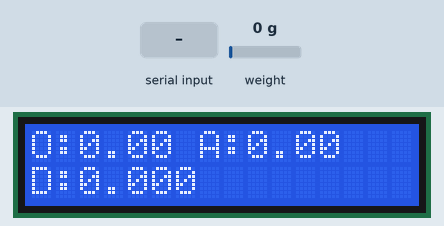
The sketch below on a simulated Arduino Uno, built with avr-gcc and run on an emulated ATmega328P. On the bench: 16×2 character LCD. The inputs (shaded band) are chosen by the test bench; at power-on: weight on the scale 0 g. What the sketch prints to the serial monitor is not drawn.

Above: at 2.7 s.
2.8 s: "TARE\n" received over Serial
At 5.7 s:
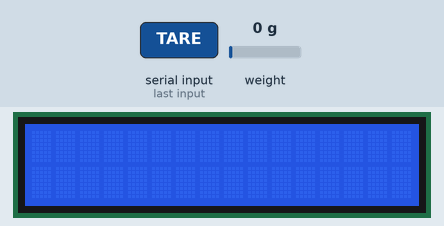
6.4 s: weight on the scale set to 100 g
At 7.4 s:
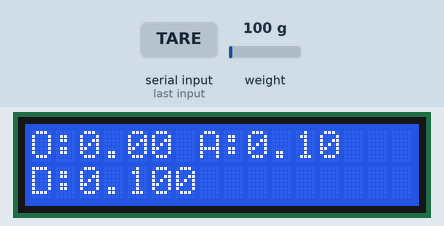
8.5 s: "OBJ:90\n" received over Serial
At 10.5 s:
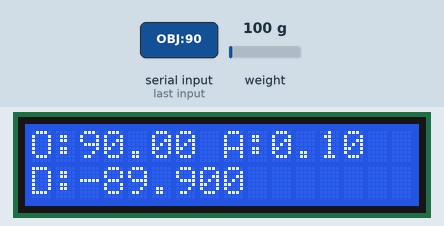
11.5 s: weight on the scale set to 1250 g
At 13.2 s:
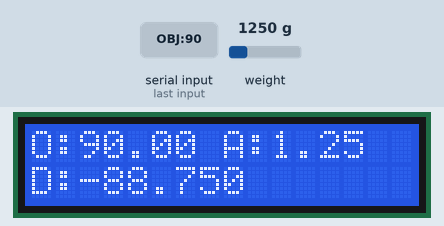
13.6 s: weight on the scale set to 2500 g
At 14.6 s:
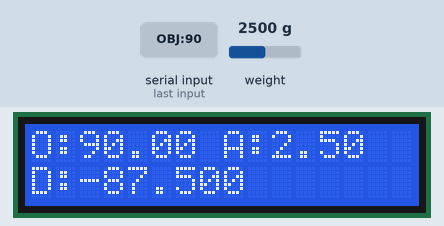
Timing chart, 0 to 16.6 s (numbered marks = the images above; inputs shaded):
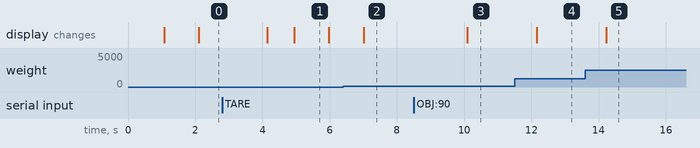

Measured:
- after the input at 2.8 s, the display: first changes after 1.3 s (image 1 shows a later state)
- after the input at 6.4 s, the display: changes after 0.61 s (image 2)
- after the input at 8.5 s, the display: changes after 1.6 s (image 3)
- after the input at 11.5 s, the display: changes after 0.66 s (image 4)
- after the input at 13.6 s, the display: changes after 0.62 s (image 5)
- what the display in image 1 shows lasts 1.1 s, from 4.9 s to 6.0 s

The sketch:

sketch_pesa_intnuev.ino
```cpp
#include <HX711.h>
#include <LiquidCrystal_I2C.h>

HX711 scale;
LiquidCrystal_I2C lcd(0x27, 16, 2);

float peso_actual = 0.0;
float peso_objetivo = 0.0;
float diferencia = 0.0;

// --- Calibración establecida ---
const float SCALE_VALOR = 98500.0;
const long OFFSET_VALOR = -91830;

unsigned long ultimoEnvio = 0;
unsigned long ultimoHeartbeat = 0;

void setup() {
  Serial.begin(9600);
  while (!Serial) {
    ; // esperar a que el puerto serie se conecte. Necesario para USB nativo
  }
  Serial.println("Arduino listo.");

  scale.begin(8, 9);  // DT, SCK
  scale.set_scale(SCALE_VALOR);
  scale.set_offset(OFFSET_VALOR);

  lcd.init();
  lcd.backlight();
  lcd.setCursor(0, 0);
  lcd.print("Balanza lista");
  delay(1000);
  lcd.clear();
}

void loop() {
  // --- HEARTBEAT ---
  // Envía un latido cada 2 segundos para saber si el Arduino está vivo
  if (millis() - ultimoHeartbeat > 2000) {
    ultimoHeartbeat = millis();
    Serial.println("HEARTBEAT");
  }

  // Lectura estable promediando 10 muestras
  if (scale.is_ready()) {
    peso_actual = scale.get_units(10);
    diferencia = peso_actual - peso_objetivo;

    // Enviar datos al Serial solo si hay una nueva lectura
    if (millis() - ultimoEnvio > 500) {
      ultimoEnvio = millis();
      Serial.print("OBJ:");
      Serial.print(peso_objetivo, 3);
      Serial.print(";ACT:");
      Serial.print(peso_actual, 3);
      Serial.print(";DIF:");
      Serial.println(diferencia, 3);

      // Mostrar en LCD
      lcd.setCursor(0, 0);
      lcd.print("O:");
      lcd.print(peso_objetivo, 2);
      lcd.print(" A:");
      lcd.print(peso_actual, 2);
      lcd.print("   "); // limpia restos

      lcd.setCursor(0, 1);
      lcd.print("D:");
      lcd.print(diferencia, 3);
      lcd.print("   ");
    }
  } else {
    // Descomenta la siguiente línea si quieres un log constante cuando no está listo.
    // ¡CUIDADO! Puede inundar el puerto serial.
    // Serial.println("Scale not ready");
  }

  // Comandos desde el navegador
  if (Serial.available()) {
    String cmd = Serial.readStringUntil('\n');
    cmd.trim();

    if (cmd.startsWith("OBJ:")) {
      peso_objetivo = cmd.substring(4).toFloat();
      Serial.print("Nuevo objetivo: ");
      Serial.println(peso_objetivo);
    }
    else if (cmd == "TARE") {
      scale.tare();
      peso_objetivo = 0;
      Serial.println("Tara realizada");
      lcd.clear();
      lcd.print("Tara OK");
      delay(800);
      lcd.clear();
    }
  }
}
```
